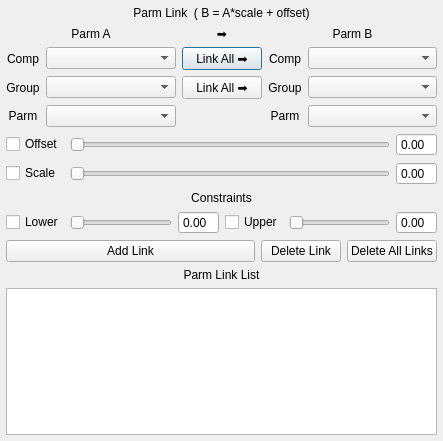
<?xml version="1.0" encoding="UTF-8"?>
<ui version="4.0">
 <class>ParmLinkScreen</class>
 <widget class="QDialog" name="ParmLinkScreen">
  <property name="geometry">
   <rect>
    <x>0</x>
    <y>0</y>
    <width>443</width>
    <height>441</height>
   </rect>
  </property>
  <property name="windowTitle">
   <string>Parm Link Mgr</string>
  </property>
  <layout class="QGridLayout" name="gridLayout_3">
   <property name="leftMargin">
    <number>6</number>
   </property>
   <property name="topMargin">
    <number>6</number>
   </property>
   <property name="rightMargin">
    <number>6</number>
   </property>
   <property name="bottomMargin">
    <number>6</number>
   </property>
   <property name="spacing">
    <number>6</number>
   </property>
   <item row="0" column="0">
    <widget class="QLabel" name="screenHeader">
     <property name="text">
      <string>Parm Link  ( B = A*scale + offset)</string>
     </property>
     <property name="alignment">
      <set>Qt::AlignCenter</set>
     </property>
    </widget>
   </item>
   <item row="1" column="0">
    <layout class="QGridLayout" name="gridLayout">
     <item row="0" column="0" colspan="2">
      <widget class="QLabel" name="sectionHeader">
       <property name="text">
        <string>Parm A</string>
       </property>
       <property name="alignment">
        <set>Qt::AlignCenter</set>
       </property>
      </widget>
     </item>
     <item row="0" column="2">
      <widget class="QLabel" name="label_11">
       <property name="text">
        <string>➡</string>
       </property>
       <property name="alignment">
        <set>Qt::AlignCenter</set>
       </property>
      </widget>
     </item>
     <item row="0" column="3" colspan="2">
      <widget class="QLabel" name="sectionHeader_2">
       <property name="text">
        <string>Parm B</string>
       </property>
       <property name="alignment">
        <set>Qt::AlignCenter</set>
       </property>
      </widget>
     </item>
     <item row="1" column="0">
      <widget class="QLabel" name="label_2">
       <property name="text">
        <string>Comp</string>
       </property>
       <property name="alignment">
        <set>Qt::AlignCenter</set>
       </property>
      </widget>
     </item>
     <item row="1" column="1">
      <widget class="QComboBox" name="compAChoice">
       <property name="sizePolicy">
        <sizepolicy hsizetype="Expanding" vsizetype="Fixed">
         <horstretch>0</horstretch>
         <verstretch>0</verstretch>
        </sizepolicy>
       </property>
      </widget>
     </item>
     <item row="1" column="2">
      <widget class="QPushButton" name="linkAllCompButton">
       <property name="text">
        <string>Link All ➡</string>
       </property>
      </widget>
     </item>
     <item row="1" column="3">
      <widget class="QLabel" name="label_4">
       <property name="text">
        <string>Comp</string>
       </property>
       <property name="alignment">
        <set>Qt::AlignCenter</set>
       </property>
      </widget>
     </item>
     <item row="1" column="4">
      <widget class="QComboBox" name="compBChoice">
       <property name="sizePolicy">
        <sizepolicy hsizetype="Expanding" vsizetype="Fixed">
         <horstretch>0</horstretch>
         <verstretch>0</verstretch>
        </sizepolicy>
       </property>
      </widget>
     </item>
     <item row="2" column="0">
      <widget class="QLabel" name="label_9">
       <property name="text">
        <string>Group</string>
       </property>
       <property name="alignment">
        <set>Qt::AlignCenter</set>
       </property>
      </widget>
     </item>
     <item row="2" column="1">
      <widget class="QComboBox" name="groupAChoice"/>
     </item>
     <item row="2" column="2">
      <widget class="QPushButton" name="linkAllGroupButton">
       <property name="text">
        <string>Link All ➡</string>
       </property>
      </widget>
     </item>
     <item row="2" column="3">
      <widget class="QLabel" name="label_10">
       <property name="text">
        <string>Group</string>
       </property>
       <property name="alignment">
        <set>Qt::AlignCenter</set>
       </property>
      </widget>
     </item>
     <item row="2" column="4">
      <widget class="QComboBox" name="groupBChoice"/>
     </item>
     <item row="3" column="0">
      <widget class="QLabel" name="label_8">
       <property name="text">
        <string>Parm</string>
       </property>
       <property name="alignment">
        <set>Qt::AlignCenter</set>
       </property>
      </widget>
     </item>
     <item row="3" column="1">
      <widget class="QComboBox" name="parmAChoice"/>
     </item>
     <item row="3" column="3">
      <widget class="QLabel" name="label_6">
       <property name="text">
        <string>Parm</string>
       </property>
       <property name="alignment">
        <set>Qt::AlignCenter</set>
       </property>
      </widget>
     </item>
     <item row="3" column="4">
      <widget class="QComboBox" name="parmBChoice"/>
     </item>
    </layout>
   </item>
   <item row="2" column="0">
    <layout class="QGridLayout" name="gridLayout_2">
     <item row="0" column="0">
      <widget class="QCheckBox" name="offsetButton">
       <property name="text">
        <string>Offset</string>
       </property>
      </widget>
     </item>
     <item row="0" column="1">
      <widget class="DoubleSlider" name="offsetSlider">
       <property name="orientation">
        <enum>Qt::Horizontal</enum>
       </property>
      </widget>
     </item>
     <item row="0" column="2">
      <widget class="QDoubleSpinBox" name="offsetInput">
       <property name="buttonSymbols">
        <enum>QAbstractSpinBox::NoButtons</enum>
       </property>
      </widget>
     </item>
     <item row="1" column="0">
      <widget class="QCheckBox" name="scaleButton">
       <property name="text">
        <string>Scale</string>
       </property>
      </widget>
     </item>
     <item row="1" column="1">
      <widget class="DoubleSlider" name="scaleSlider">
       <property name="orientation">
        <enum>Qt::Horizontal</enum>
       </property>
      </widget>
     </item>
     <item row="1" column="2">
      <widget class="QDoubleSpinBox" name="scaleInput">
       <property name="buttonSymbols">
        <enum>QAbstractSpinBox::NoButtons</enum>
       </property>
      </widget>
     </item>
    </layout>
   </item>
   <item row="3" column="0">
    <widget class="QLabel" name="sectionHeader_3">
     <property name="text">
      <string>Constraints</string>
     </property>
     <property name="alignment">
      <set>Qt::AlignCenter</set>
     </property>
    </widget>
   </item>
   <item row="4" column="0">
    <layout class="QHBoxLayout" name="horizontalLayout">
     <item>
      <widget class="QCheckBox" name="lowerLimitButton">
       <property name="text">
        <string>Lower</string>
       </property>
      </widget>
     </item>
     <item>
      <widget class="DoubleSlider" name="lowerLimitSlider">
       <property name="orientation">
        <enum>Qt::Horizontal</enum>
       </property>
      </widget>
     </item>
     <item>
      <widget class="QDoubleSpinBox" name="lowerLimitInput">
       <property name="buttonSymbols">
        <enum>QAbstractSpinBox::NoButtons</enum>
       </property>
      </widget>
     </item>
     <item>
      <widget class="QCheckBox" name="upperLimitButton">
       <property name="text">
        <string>Upper</string>
       </property>
      </widget>
     </item>
     <item>
      <widget class="DoubleSlider" name="upperLimitSlider">
       <property name="orientation">
        <enum>Qt::Horizontal</enum>
       </property>
      </widget>
     </item>
     <item>
      <widget class="QDoubleSpinBox" name="upperLimitInput">
       <property name="buttonSymbols">
        <enum>QAbstractSpinBox::NoButtons</enum>
       </property>
      </widget>
     </item>
    </layout>
   </item>
   <item row="5" column="0">
    <layout class="QHBoxLayout" name="horizontalLayout_2">
     <item>
      <widget class="QPushButton" name="addLinkButton">
       <property name="sizePolicy">
        <sizepolicy hsizetype="Expanding" vsizetype="Fixed">
         <horstretch>0</horstretch>
         <verstretch>0</verstretch>
        </sizepolicy>
       </property>
       <property name="text">
        <string>Add Link</string>
       </property>
      </widget>
     </item>
     <item>
      <widget class="QPushButton" name="deleteLinkButton">
       <property name="text">
        <string>Delete Link</string>
       </property>
      </widget>
     </item>
     <item>
      <widget class="QPushButton" name="deleteAllLinksButton">
       <property name="text">
        <string>Delete All Links</string>
       </property>
      </widget>
     </item>
    </layout>
   </item>
   <item row="6" column="0">
    <widget class="QLabel" name="label_7">
     <property name="text">
      <string>Parm Link List</string>
     </property>
     <property name="alignment">
      <set>Qt::AlignCenter</set>
     </property>
    </widget>
   </item>
   <item row="7" column="0">
    <widget class="QTableWidget" name="tableWidget">
     <property name="selectionMode">
      <enum>QAbstractItemView::SingleSelection</enum>
     </property>
     <property name="selectionBehavior">
      <enum>QAbstractItemView::SelectRows</enum>
     </property>
    </widget>
   </item>
  </layout>
 </widget>
 <customwidgets>
  <customwidget>
   <class>DoubleSlider</class>
   <extends>QSlider</extends>
   <header>DoubleSlider.h</header>
  </customwidget>
 </customwidgets>
 <resources/>
 <connections/>
</ui>
